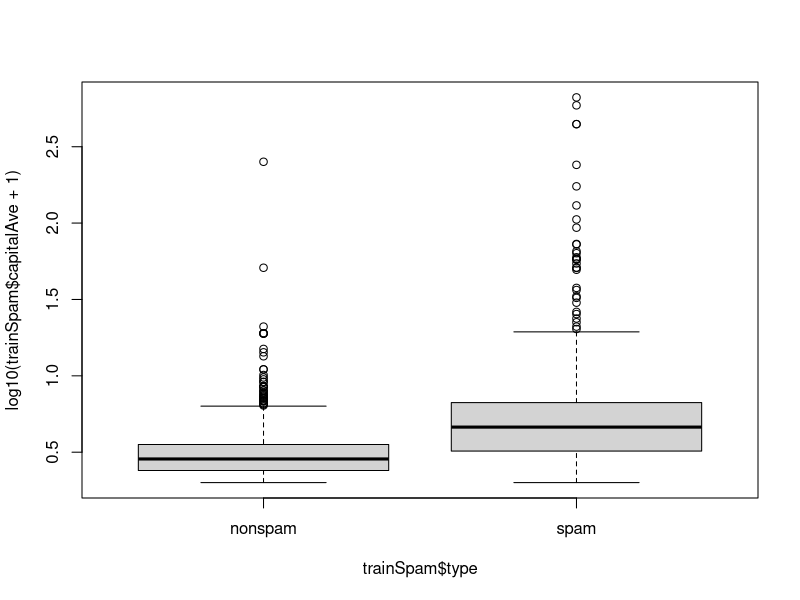
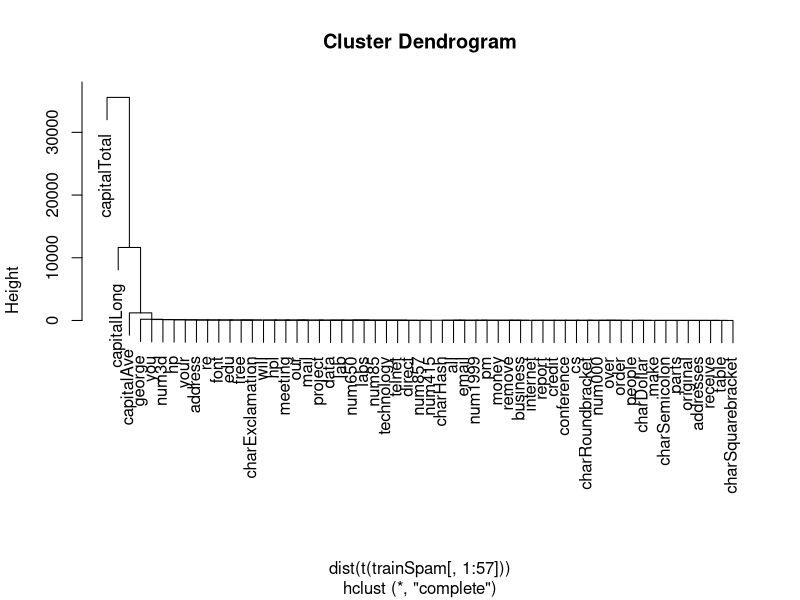
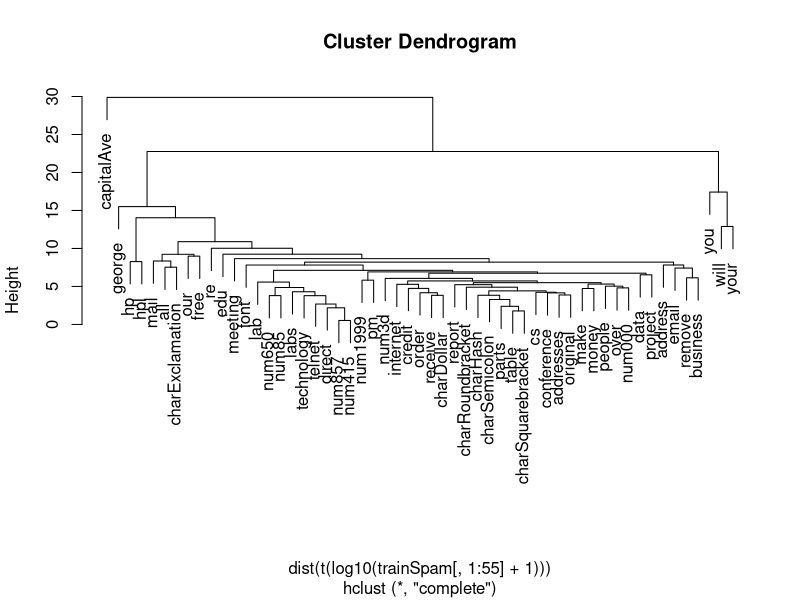

These figures' R source, in order:
library(kernlab)
data(spam)
str(spam[,1:5])

set.seed(3435)

trainIndicator <- rbinom(4601, size = 1, prob = 0.5)
table(trainIndicator)

trainSpam <- spam[trainIndicator == 1, ]
testSpam <- spam[trainIndicator == 0, ]

names(trainSpam)

head(trainSpam)

table(trainSpam$type)

setwd("/home/rogelio/Desktop/datasciencecoursera/reproducible_research")

png("./spam_or_not.png")
plot(log10(trainSpam$capitalAve + 1) ~ trainSpam$type)
dev.off()

# plot("./correlations.png")
# plot(log10(trainSpam[, 1:4] + 1))
# dev.off()

png("./hcluster.png")
hcluster <- hclust(dist(t(trainSpam[,1:57])))
plot(hcluster)
dev.off()

hclusterUpdated <- hclust(dist(t(log10(trainSpam[,1:55] + 1))))

png("./hcluster_updated.png")
plot(hclusterUpdated)
dev.off()

trainSpam$numType <- as.numeric(trainSpam$type) - 1
costFunction <- function(x,y) sum(x != (y > 0.5))
cvError <- rep(NA, 55)
library(boot)

for(i in 1:55){
        lmFormula <- reformulate(names(trainSpam)[i], response = "numType")
        glmFit <- glm(lmFormula, family = "binomial", data = trainSpam)
        cvError[i] <- cv.glm(trainSpam, glmFit, costFunction, 2)$delta[2]
}

names(trainSpam)[which.min(cvError)]

# predictionModel <- 
